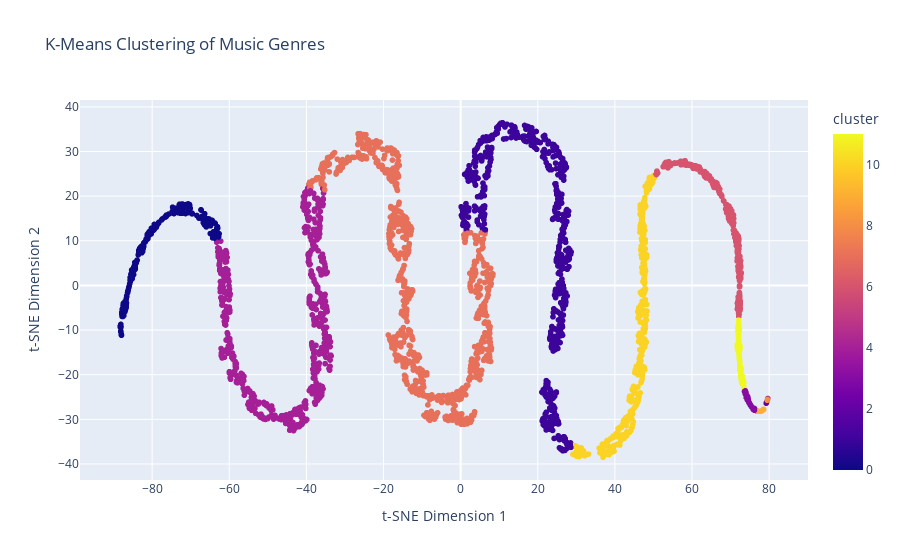

Source (notebook cell):
### Markdown cell above
#### Visualize the clusters of genres using t-SNE dimensionality reduction technique. Plot the scatter plot with clusters colored and display genre information on hover.

### Code cell
# Visualize Genre Clusters using t-SNE

from sklearn.manifold import TSNE
import plotly.express as px

# Apply t-SNE to reduce dimensionality
tsne_genre = TSNE(n_components=2, random_state=42)
genre_tsne = tsne_genre.fit_transform(genre_data.drop('cluster', axis=1))

# Create a DataFrame with t-SNE coordinates and cluster labels
genre_tsne_df = pd.DataFrame(genre_tsne, columns=['x', 'y'])
genre_tsne_df['cluster'] = genre_data['cluster']

# Plot the scatter plot with clusters colored
fig = px.scatter(genre_tsne_df, x='x', y='y', color='cluster',
                  title='K-Means Clustering of Music Genres',
                  labels={'x': 't-SNE Dimension 1', 'y': 't-SNE Dimension 2'})

fig.show()

### Figure 1 — Plotly figure (JSON) as saved in the notebook; plotly's stock layout.template omitted (floating-point values rounded to 4 significant figures; data arrays with more than 128 entries replaced by an {"elided": "..."} marker saying what was removed)
{"data": [{"hovertemplate": "t-SNE Dimension 1=%{x}<br>t-SNE Dimension 2=%{y}<br>cluster=%{marker.color}<extra></extra>", "legendgroup": "", "marker": {"color": {"elided": "2973 int values"}, "coloraxis": "coloraxis", "symbol": "circle"}, "mode": "markers", "name": "", "showlegend": false, "type": "scattergl", "x": {"elided": "2973 float values"}, "xaxis": "x", "y": {"elided": "2973 float values"}, "yaxis": "y"}], "layout": {"coloraxis": {"colorbar": {"title": {"text": "cluster"}}, "colorscale": [[0, "#0d0887"], [0.1111, "#46039f"], [0.2222, "#7201a8"], [0.3333, "#9c179e"], [0.4444, "#bd3786"], [0.5556, "#d8576b"], [0.6667, "#ed7953"], [0.7778, "#fb9f3a"], [0.8889, "#fdca26"], [1, "#f0f921"]]}, "legend": {"tracegroupgap": 0}, "title": {"text": "K-Means Clustering of Music Genres"}, "xaxis": {"anchor": "y", "domain": [0, 1], "title": {"text": "t-SNE Dimension 1"}}, "yaxis": {"anchor": "x", "domain": [0, 1], "title": {"text": "t-SNE Dimension 2"}}}}
